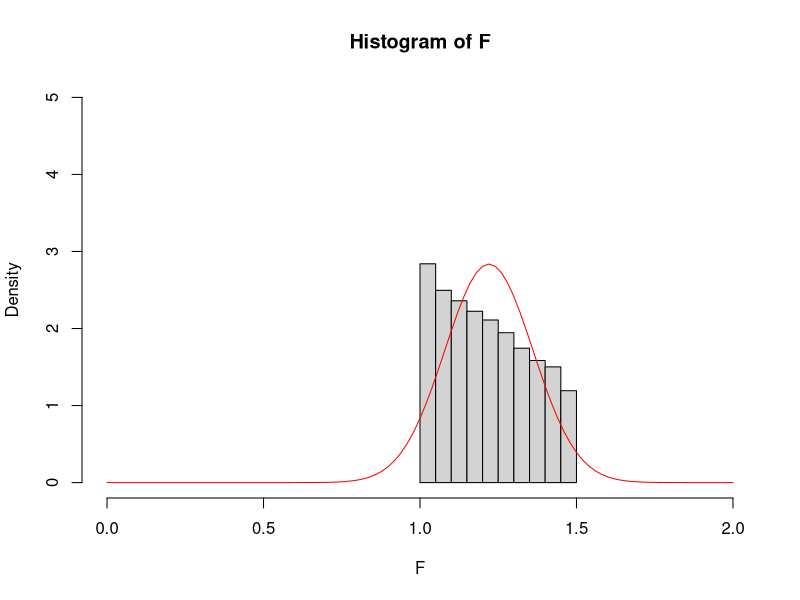

Recreate this plot in R.
n <- 2;
r <- 2;
F <- c();
i <- 1;

time0 <- proc.time()
while(i<=50000){
#vzorca
X_12 <- rnorm(n)
X_22 <- rnorm(n)

#cenilka variance
S_12 <- sqrt((1/(n-1))*((X_12[1]-mean(X_12))^2 + (X_12[2]-mean(X_12))^2))
S_22 <- sqrt((1/(n-1))* ((X_22[1]-mean(X_22))^2 + (X_22[2]-mean(X_22))^2))
S <- sort(c(S_12,S_22))

F[i] <- round(((1/r)*S[1]+(3/r)*S[2])/(S_12+S_22),2)
i <- i+1;
}

pdf('Primer_50000.pdf')
time <- proc.time()-time0
x<-seq(0,10,0.01);
hist(F, freq = FALSE, xlim = c(0,2),ylim = c(0,5))
curve(dnorm(x,mean=mean(F),sd=sd(F)),add=TRUE, col = 'red')
dev.off()